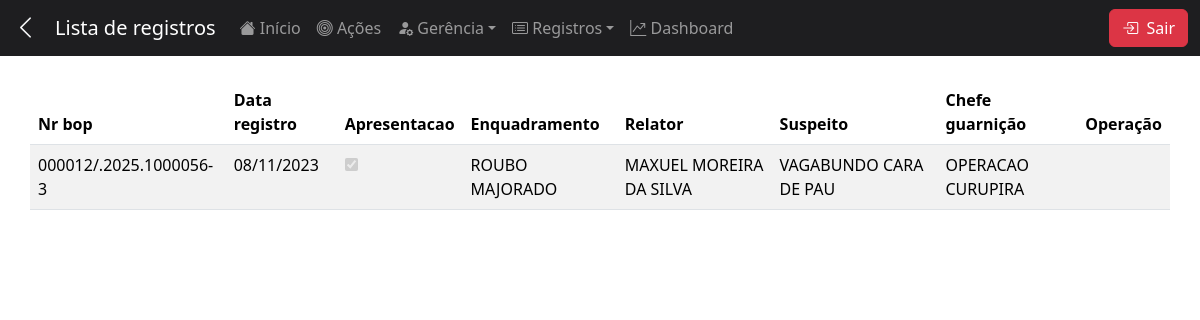
Before: /registros/ocorrencias/ (signed in) with the older database file.
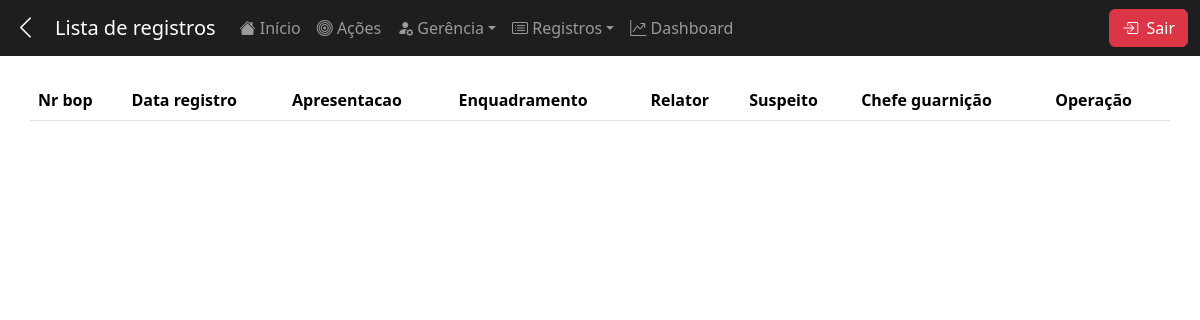
After: the same page with the newer database file.
### pc/models.py (models this page shows)
class ModelOcorrencias(models.Model):
    nro_bop = models.CharField(max_length=100, primary_key=True, null=False, blank=False)
    data_registro = models.DateTimeField(auto_now_add=True)
    data_manutencao = models.DateTimeField(auto_now=True)
    apresentacao = models.BooleanField(null=False)
    cumprimento_medidas = models.BooleanField(null=False)
    instituicao = models.CharField(max_length=10, null=True, blank=False,choices=INST)
    processo = models.CharField(max_length=100,null=True,blank=False)
    enquadramento = models.CharField(max_length=200, null=False, blank=False)
    fato_relevante = models.BooleanField(null=False)
    id_relator = models.ForeignKey(ModelPessoas, db_column='id_relator',related_name='id_relator',on_delete=models.CASCADE)
    id_suspeito = models.ForeignKey(ModelPessoas, db_column='id_suspeito',related_name='id_suspeito',on_delete=models.CASCADE)
    id_usuario = models.ForeignKey(ModelUsuarios, db_column='id_usuario',related_name='id_usuario_pc_ocor',on_delete=models.CASCADE)
    id_comandante = models.ForeignKey(ModelUsuarios, db_column='id_comandante',related_name='id_comandante_pc_ocor', on_delete=models.CASCADE)
    id_operacao = models.ForeignKey(ModelOperacoes, db_column='id_operacao',related_name='id_operacao_pc_ocor', on_delete=models.CASCADE)
    class Meta:
        db_table = 'pc_ocorrencias'

### mainApp/models.py (models this page shows)
class ModelPessoas(models.Model):
    id_pessoa = models.AutoField(primary_key=True,unique=True, db_index=True, serialize=True,null=False,blank=False)
    nome_completo = models.CharField(max_length=200, blank=False, null=False)
    data_nascimento = models.DateField(null=False, blank=False)
    genero = models.CharField(max_length=10, null=False, blank=False,choices=GENERO)
    nro_documento = models.IntegerField(null=False, blank=False)
    nome_mae = models.CharField(max_length=200,blank=False, null=False)
    nome_pai = models.CharField(max_length=200,blank=False, null=True)
    endereco_residencial = models.CharField(max_length=100,null=True,blank=False)
    data_registro = models.DateTimeField(auto_now_add=True)
    data_manutencao = models.DateTimeField(auto_now=True)
    class Meta:
        db_table = 'pessoas'

class ModelOperacoes(models.Model):
    nome_operacao = models.CharField(max_length=200, blank=False, null=False)
    data_inicio = models.DateTimeField(null=False, blank=False)
    data_fim = models.DateTimeField(null=True)
    responsavel = models.CharField(max_length=200,blank=False, null=False)
    data_registro = models.DateTimeField(auto_now_add=True)
    data_manutencao = models.DateTimeField(auto_now=True)
    class Meta:
        db_table = 'operacoes'

### pc/views.py (the view)
# urls.py: path('registros/ocorrencias/', views.pc_ocorrencias, name='ocorrencias'),
@login_required
def pc_ocorrencias(request):
    usuario = request.user
    instituicao = ModelUsuarios.objects.get(id_usuario_django=usuario.id).instituicao
    parametro_page = request.GET.get('page','1')
    parametro_limit = request.GET.get('limit','15')
    if not(parametro_limit.isdigit() and int(parametro_limit)>0):
        parametro_limit = '15'
    Registros = ModelOcorrencias.objects.filter(id_usuario=request.user.id).order_by('-data_registro')
    busca = request.GET.get('busca')
    if busca:
        Registros = ModelOcorrencias.objects.filter(Q(nro_bop__icontains=busca)|Q(enquadramento__icontains=busca)).order_by('-data_registro')
    else:
        Registros = ModelOcorrencias.objects.filter(id_usuario=request.user.id).order_by('-data_registro')
    ocorrencias_paginator = Paginator(Registros,parametro_limit)
    try:
        page = ocorrencias_paginator.page(parametro_page)
    except (EmptyPage, PageNotAnInteger):
        page = ocorrencias_paginator.page(1)
    operacoes = ModelOperacoes.objects.all()
    pessoa = ModelPessoas.objects.all()
    chefes = ModelUsuarios.objects.filter(comandante='True')
    context = {
        'quantidade_por_pagina': ['10','15','25','50','100'],
        'limitp': parametro_limit,
        "instituicao":instituicao,
        'registro': page,
        'operacao': operacoes,
        'chefes':chefes,
        'pessoa':pessoa,
    }
    return render(request, 'reg_acoes_pc.html',context)

### pc/templates/reg_acoes_pc.html (shortened to what this page needs)
{% extends "base.html" %}
{% load static %}
{% block css%}
<link rel="stylesheet" href="{% static 'css/registros.css' %}">
{% endblock %}
{% block content %}
{% include "includes/header.html" with nav_title="Lista de registros" back=True %}
<main class="container">
    <div class="row pt-4">
        <table class="table table-striped" id="tabela_registros">
            <thead>
              <tr>
                <th scope="col">Nr bop</th>
                <th scope="col">Data registro</th>
                <th scope="col">Apresentacao</th>
                <th scope="col">Enquadramento</th>
                <th scope="col">Relator</th>
                <th scope="col">Suspeito</th>
                <th scope="col">Chefe guarnição</th>
                <th scope="col">Operação</th>
              </tr>
            </thead>
            <tbody>
                {% for ocorrencia in registro%}
                    <tr onclick="window.location.href='{{ocorrencia.nro_bop}}/'">
                        <td min-width="250px">{{ocorrencia.nro_bop}}</td>
                        <td>{{ocorrencia.data_registro|date:'d/m/Y'}}</td>
                        {% if ocorrencia.apresentacao %}
                            <td><input type="checkbox" name="" id="" checked disabled></td>
                        {% else %}
                        <td><input type="checkbox" name="" id="" disabled></td>
                        {%endif%}
                        <td>{{ocorrencia.enquadramento}}</td>
                        {% if ocorrencia.id_relator %}
                            {% for p in pessoa %}
                                {% if p.id_pessoa == ocorrencia.id_relator.id_pessoa %}
                                    <td min-width="250px">{{p.nome_completo}}</td>
                                {% endif %}
                            {% endfor %}
                        {% endif %}
                        {% if ocorrencia.id_suspeito %}
                            {% for p in pessoa %}
                                {% if p.id_pessoa == ocorrencia.id_suspeito.id_pessoa %}
                                    <td min-width="250px">{{p.nome_completo}}</td>
                                {% endif %}
                            {% endfor %}
                        {% endif %}
                        {% if ocorrencia.id_operacao %}
                            {% for operacao in operacao%}
                                {% if operacao.id == ocorrencia.id_operacao.id %}
                                    <td>{{operacao.nome_operacao}}</td>
                                {% endif %}
                            {% endfor %}
                        {% endif %}
                        <td class="icon">
                        </td>
                    </tr>
                {%endfor%}
            </tbody>
        </table>
    </div>
</main>
{% endblock %}

Changed rows visible on the page:
no longer on this page (row edited): ModelOcorrencias: nro_bop "000012/.2025.1000056-3", data_registro "08/11/2023", enquadramento "ROUBO MAJORADO"
no longer on this page (row unchanged): ModelPessoas: nome_completo "MAXUEL MOREIRA DA SILVA", shown under "000012/.2025.1000056-3"
no longer on this page (row unchanged): ModelPessoas: nome_completo "VAGABUNDO CARA DE PAU", shown under "000012/.2025.1000056-3"
no longer on this page (row unchanged): ModelOperacoes: nome_operacao "OPERACAO CURUPIRA"
